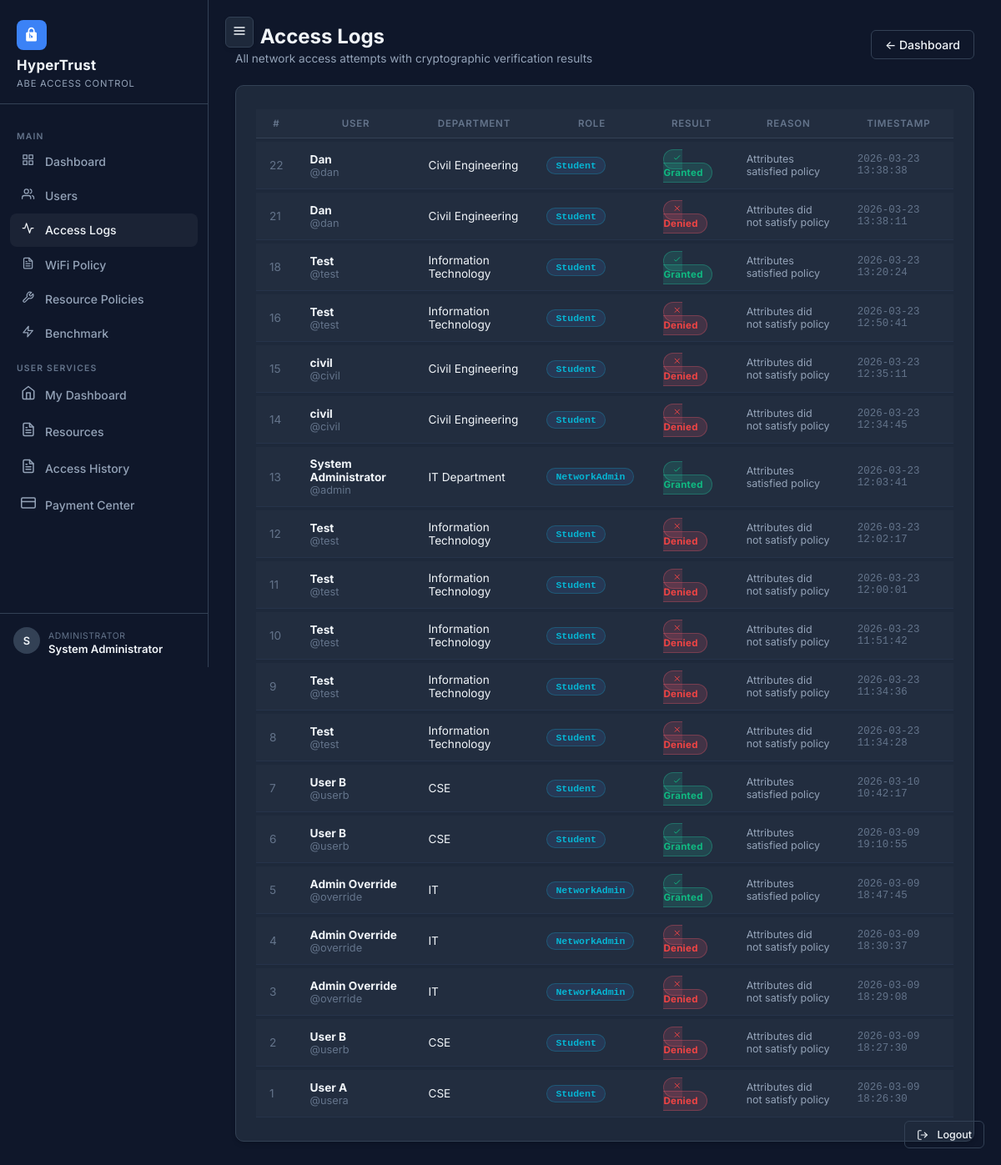
Before: /admin/logs (signed in) with the older database file.
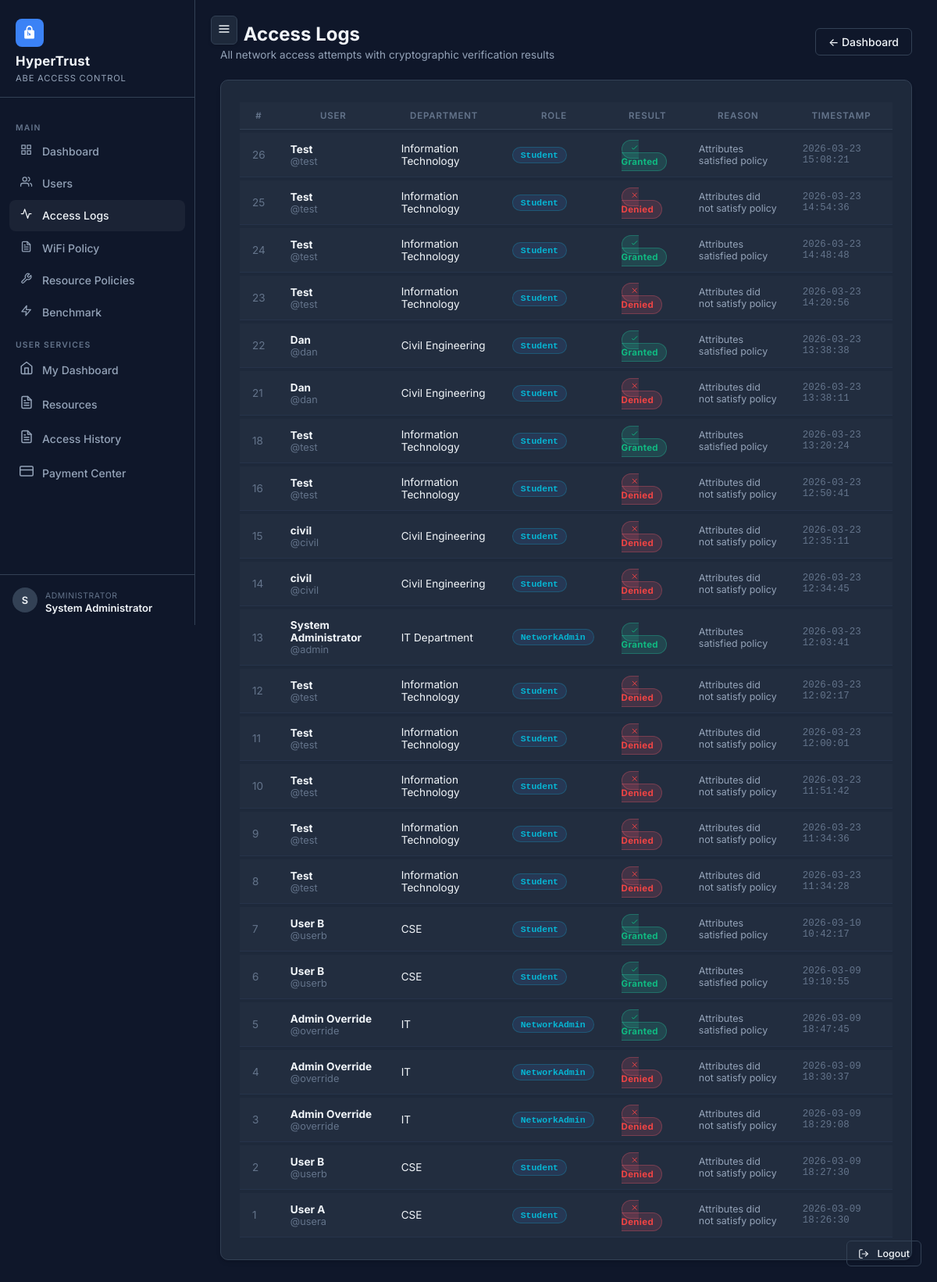
After: the same page with the newer database file.
### tables this page shows
CREATE TABLE access_logs (
    id           INTEGER PRIMARY KEY AUTOINCREMENT,
    user_id      INTEGER NOT NULL REFERENCES users(id),
    token_id     INTEGER REFERENCES access_tokens(id),
    attempt_time DATETIME DEFAULT CURRENT_TIMESTAMP,
    success      INTEGER NOT NULL DEFAULT 0,
    reason       TEXT    NOT NULL DEFAULT ''
);

CREATE TABLE users (
    id           INTEGER PRIMARY KEY AUTOINCREMENT,
    username     TEXT    NOT NULL UNIQUE,
    name         TEXT    NOT NULL,
    department   TEXT    NOT NULL DEFAULT '',
    role         TEXT    NOT NULL DEFAULT 'Student',
    paid_dues    INTEGER NOT NULL DEFAULT 0,   -- 1=True, 0=False
    password_hash TEXT   NOT NULL,
    is_admin     INTEGER NOT NULL DEFAULT 0,
    created_at   DATETIME DEFAULT CURRENT_TIMESTAMP
);

### routes/admin.py (the view)
@admin_bp.route("/logs")
@admin_required
def logs():
    db   = get_db()
    logs = get_all_logs(db)
    return render_template("admin/logs.html", logs=logs)

### db.py (called while the page is built)
def get_db():
    if "db" not in g:
        g.db = sqlite3.connect(
            current_app.config["DB_PATH"],
            detect_types=sqlite3.PARSE_DECLTYPES
        )
        g.db.row_factory = sqlite3.Row
        g.db.execute("PRAGMA foreign_keys = ON")
    return g.db

def get_all_logs(db):
    return db.execute(
        """SELECT l.*, u.username, u.name, u.department, u.role
           FROM access_logs l
           JOIN users u ON l.user_id = u.id
           ORDER BY l.attempt_time DESC
           LIMIT 200"""
    ).fetchall()

### routes/admin.py (called while the page is built)
def admin_required(f):
    @wraps(f)
    def decorated(*args, **kwargs):
        if "user_id" not in session:
            flash("Session expired or invalid. Please log in again.", "warning")
            return redirect(url_for("auth.login"))
        if not session.get("is_admin"):
            return render_template("errors/403.html"), 403
        return f(*args, **kwargs)
    return decorated

### templates/admin/logs.html (shortened to what this page needs)
{% extends "base.html" %}
{% block content %}
<div class="page-header d-flex justify-between align-items-center">
    <div>
        <h2> Access Logs</h2>
        <p>All network access attempts with cryptographic verification results</p>
    </div>
    <a href="{{ url_for('admin.dashboard') }}" class="btn-outline-ht">&larr; Dashboard</a>
</div>
<div class="glass-card p-6">
    {% if logs %}
    <div style="overflow-x:auto;">
        <table class="ht-table">
            <thead>
                <tr>
                    <th>#</th>
                    <th>User</th>
                    <th>Department</th>
                    <th>Role</th>
                    <th>Result</th>
                    <th>Reason</th>
                    <th>Timestamp</th>
                </tr>
            </thead>
            <tbody>
                {% for log in logs %}
                <tr>
                    <td class="text-muted-ht">{{ log.id }}</td>
                    <td>
                        <strong>{{ log.name }}</strong>
                        <div class="text-muted-ht">@{{ log.username }}</div>
                    </td>
                    <td>{{ log.department }}</td>
                    <td><span class="badge-attr">{{ log.role }}</span></td>
                    <td>
                        {% if log.success %}
                        <span class="badge-granted"><svg viewBox="0 0 24 24" width="1em" height="1em"
                                stroke="currentColor" fill="none" stroke-width="2">
                                <path d="M5 13l4 4L19 7" />
                            </svg> Granted</span>
                        {% else %}
                        <span class="badge-denied"><svg viewBox="0 0 24 24" width="1em" height="1em"
                                stroke="currentColor" fill="none" stroke-width="2">
                                <path d="M18 6L6 18M6 6l12 12" />
                            </svg> Denied</span>
                        {% endif %}
                    </td>
                    <td style="font-size:0.78rem;color:var(--text-secondary);">{{ log.reason or '—' }}</td>
                    <td class="mono text-muted-ht" style="font-size:0.78rem;">{{ log.attempt_time }}</td>
                </tr>
                {% endfor %}
            </tbody>
        </table>
    </div>
    {% endif %}
</div>
{% endblock %}

Changed rows visible on the page:
added access_logs: id "26", name "Test", username "test", department "Information Technology", role "Student", success 1 (drawn), reason "Attributes satisfied policy", attempt_time "2026-03-23 15:08:21"
added access_logs: id "25", name "Test", username "test", department "Information Technology", role "Student", success 0 (drawn), reason "Attributes did not satisfy policy", attempt_time "2026-03-23 14:54:36"
added access_logs: id "24", name "Test", username "test", department "Information Technology", role "Student", success 1 (drawn), reason "Attributes satisfied policy", attempt_time "2026-03-23 14:48:48"
added access_logs: id "23", name "Test", username "test", department "Information Technology", role "Student", success 0 (drawn), reason "Attributes did not satisfy policy", attempt_time "2026-03-23 14:20:56"
